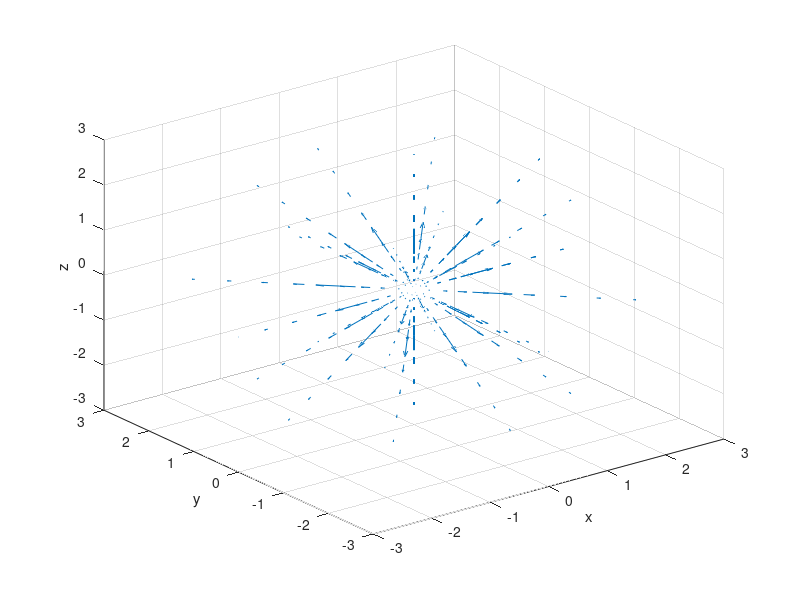

Recreate this plot in MATLAB.
% This MATLAB command sequence is designed to plot an electric field which
% is defined as r^2/(4*epsilon_r*epsilon_o) in side the shpere and
% a^4/(4*epsilon_o*r^2) outside the shpere. The original equations are
% wriiten in spherical coordinate system. The first step of ploting the
% vector field is converting the shperical system to rectangular one, using
% formulae proved in previous questions. Next step is to define the vector
% field with two parts. The first part is when electric field is inside the
% sphere and the second part is when electric field is outside the shpere.
% Finally, quiver3 command is used to plot the complete electric field in
% the dimension defined by the first four lines in this file.

theta = (0:0.25:1)*pi;
phi = (0:0.25:2)*pi;
r = [0:.2:.8 1:.5:3];
[tt,pp,rr] = meshgrid(theta,phi,r);
% Meshgrid creates a coordinate system which is defined by theta, phi and
% r;
xx = rr.*sin(tt).*cos(pp);
yy = rr.*sin(tt).*sin(pp);
zz = rr.*cos(tt);
% The magnitude of rr,tt and pp which are in spherical coordinate are 
% converted to xx, yy,zz whcih are in rectangular coordinate;
xxt = sin(tt).*cos(pp);
yyt = sin(tt).*sin(pp);
zzt = cos(tt);
%xxt,yyt,zzy define the direction of unit vectors r in rectangular 
% coordinate in terms of theta, phi and r.
epsilon = 8.854187*10^-12; % permittivity
a = 1; % (radius) unit: mm
Exx = zeros(size(xx));
Eyy = zeros(size(yy));
Ezz = zeros(size(zz));
for i = 1:1:length(xx(:,1,1))% size of radius
    for j = 1:1:length(xx(1,:,1)) % size of theta
        for k = 1:1:length(xx(1,1,:))% size of phi
            if rr(i,j,k) >= 0 && rr(i,j,k) <= 1
                Exx(i,j,k) = ((rr(i,j,k)^2)/(4*epsilon))*xxt(i,j,k);
                Eyy(i,j,k) = ((rr(i,j,k)^2)/(4*epsilon))*yyt(i,j,k);
                Ezz(i,j,k) = ((rr(i,j,k)^2)/(4*epsilon))*zzt(i,j,k);
                % under this if statement, the electric field inside the
                % sphere is defined (in rectangular coordinate);
            elseif rr(i,j,k) > 1;
                Exx(i,j,k) = a^4/((rr(i,j,k)^2)*4*epsilon)*xxt(i,j,k);
                Eyy(i,j,k) = a^4/((rr(i,j,k)^2)*4*epsilon)*yyt(i,j,k);
                Ezz(i,j,k) = a^4/((rr(i,j,k)^2)*4*epsilon)*zzt(i,j,k);
                % under this elseif statement, the electric field out side
                % the sphere is defined (in rectangular coordinate);
            end
        end
    end
end
quiver3(xx,yy,zz,Exx,Eyy,Ezz,0.5);
% plot the electric field 
axis([-3 3 -3 3 -3 3]);
grid on;
xlabel('x');ylabel('y');zlabel('z');